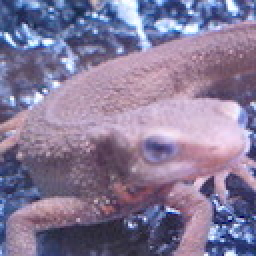
//> input picture assets/imori.jpg, 128 x 128 px (shown 2 times larger)
$ ./guided_filter_dehazing_test   (built with g++ and OpenCV 4)
//> lines starting //> are read from the running program, lines starting //| are printed output that depends on the picture
#include <iostream>
#include <vector>
#include <string>
#include <chrono>
#include <iomanip>
#include <filesystem>
#include <opencv2/opencv.hpp>
#include "advanced/defogging/guided_filter_dehazing.hpp"

using namespace std;
using namespace cv;

int main(int argc, char** argv) {
    cout << "=== Guided Filter Defogging Algorithm Test ===" << endl;

    filesystem::create_directories("output/guided_filter_dehazing");

    string image_path = (argc > 1) ? argv[1] : "assets/imori.jpg";
    Mat src = imread(image_path);
//> src is the input picture: 128 rows x 128 cols, CV_8UC3; mean B, G, R 152.8, 121.8, 134.1
    if (src.empty()) {
        cerr << "Error: Cannot load image " << image_path << endl;
        return -1;
    }

    int rows = src.rows;
//> rows = 128
    int cols = src.cols;
//> cols = 128

    // 创建雾霾测试图像
    Mat hazy_image = src.clone();
    Mat depth_map = Mat::zeros(rows, cols, CV_32F);

    for (int i = 0; i < rows; ++i) {
        for (int j = 0; j < cols; ++j) {
            double distance = sqrt((i - rows/2) * (i - rows/2) + (j - cols/2) * (j - cols/2));
            double max_distance = sqrt((rows/2) * (rows/2) + (cols/2) * (cols/2));
            depth_map.at<float>(i, j) = distance / max_distance;
        }
    }
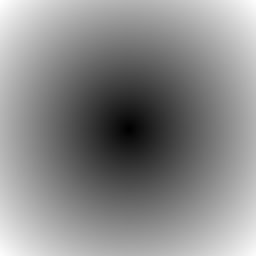
//> depth_map: 128 rows x 128 cols, CV_32FC1 (shown 2 times larger); min 0, max 1, mean 0.541

    double beta = 0.8;
    Vec3d A(255, 255, 255);

    Mat hazy_float;
    hazy_image.convertTo(hazy_float, CV_32F);
    vector<Mat> channels(3);
    split(hazy_float, channels);
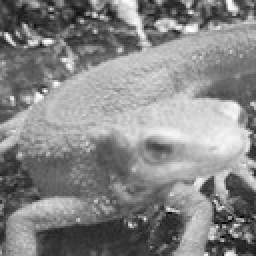
//> channels[2]: 128 rows x 128 cols, CV_32FC1 (shown 2 times larger); min 0, max 255, mean 134.1

    for (int c = 0; c < 3; ++c) {
        for (int i = 0; i < rows; ++i) {
            for (int j = 0; j < cols; ++j) {
                float t = exp(-beta * depth_map.at<float>(i, j));
                channels[c].at<float>(i, j) = channels[c].at<float>(i, j) * t + A[c] * (1 - t);
            }
        }
    }
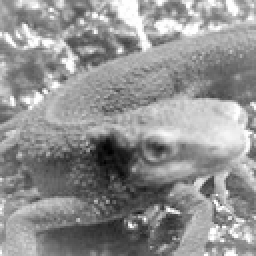
//> channels[0]: 128 rows x 128 cols, CV_32FC1 (shown 2 times larger); min 99.95, max 255, mean 188.6; drawn with min black and max white
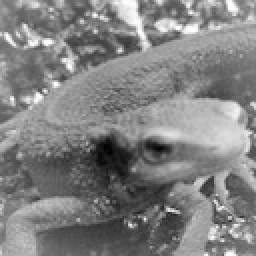
//> channels[1]: 128 rows x 128 cols, CV_32FC1 (shown 2 times larger); min 79.34, max 255, mean 168.8; drawn with min black and max white
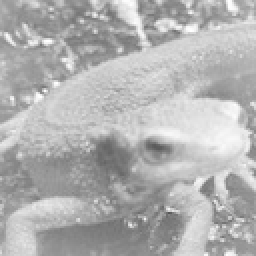
//> channels[2]: 128 rows x 128 cols, CV_32FC1 (shown 2 times larger); min 85.97, max 255, mean 178.1

    merge(channels, hazy_float);
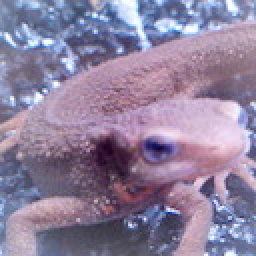
//> hazy_float: 128 rows x 128 cols, CV_32FC3 (shown 2 times larger); mean B, G, R 188.6, 168.8, 178.1; drawn with min black and max white
    hazy_float.convertTo(hazy_image, CV_8U);
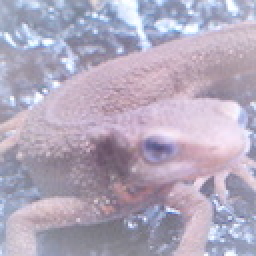
//> hazy_image: 128 rows x 128 cols, CV_8UC3 (shown 2 times larger); mean B, G, R 188.6, 168.8, 178.1

    // 性能测试
    Mat dst_guided, dst_kaiming_he;

    auto start = chrono::high_resolution_clock::now();
//> (the run ends here: the program needs code that is not available in this run, at `ip101::advanced::guided_filter_defogging(hazy_image, dst_guided, 15, 0..`)

$ run again, with assets/1.jpg copied over assets/imori.jpg
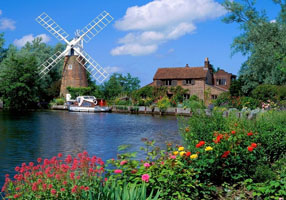
//> input picture assets/1.jpg, 286 x 200 px
//> src is the input picture: 200 rows x 286 cols, CV_8UC3; mean B, G, R 112.6, 108.2, 82.1
//> after the loop `for (int c = 0; c < 3; ++c)`:
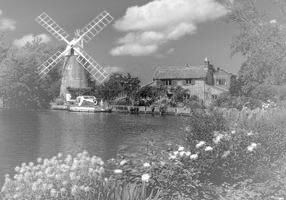
//> channels[2]: 200 rows x 286 cols, CV_32FC1; min 5.78, max 255, mean 142.5
//> `merge(channels, hazy_float);`:
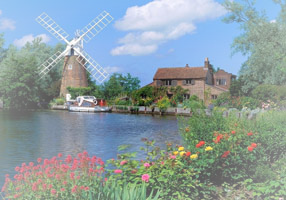
//> hazy_float: 200 rows x 286 cols, CV_32FC3; mean B, G, R 162.1, 159, 142.5

$ run again, with assets/3.jpg copied over assets/imori.jpg
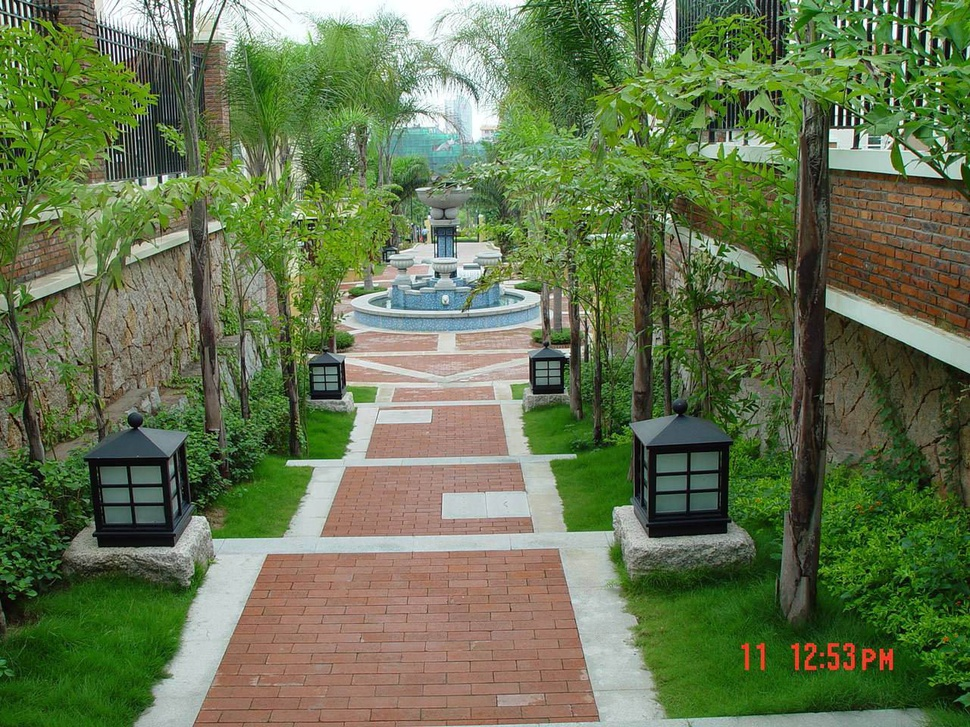
//> input picture assets/3.jpg, 970 x 727 px, shrunk from 1280 x 960 before the run
//> src is the input picture: 727 rows x 970 cols, CV_8UC3; mean B, G, R 79.4, 116.8, 101.5
//> after the loop `for (int c = 0; c < 3; ++c)`:
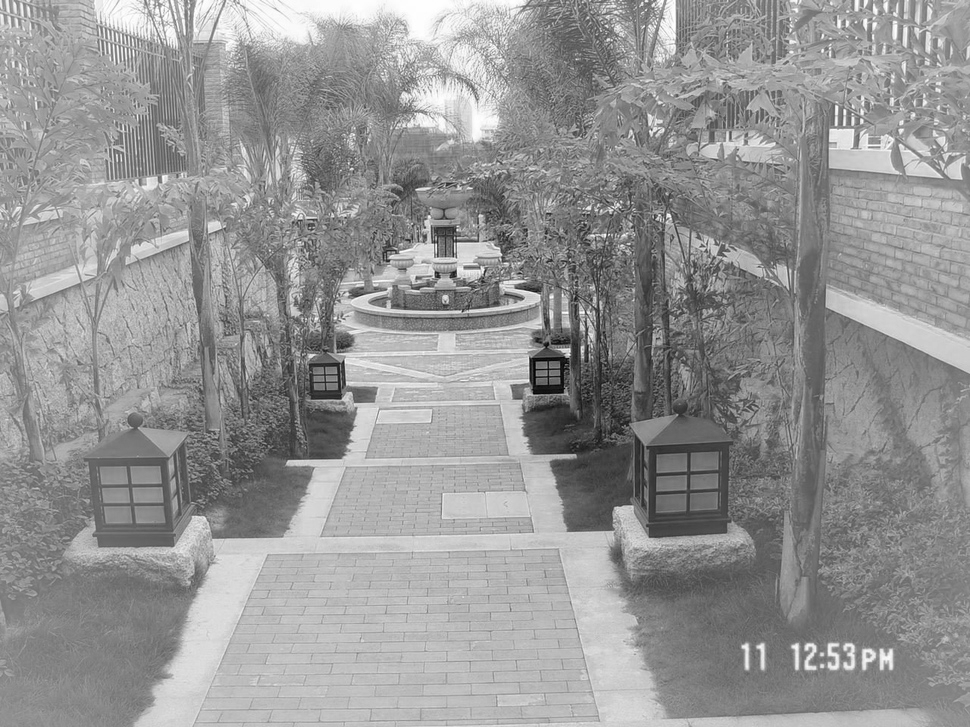
//> channels[2]: 727 rows x 970 cols, CV_32FC1; min 15.98, max 255, mean 155.8; drawn with min black and max white
//> `merge(channels, hazy_float);`:
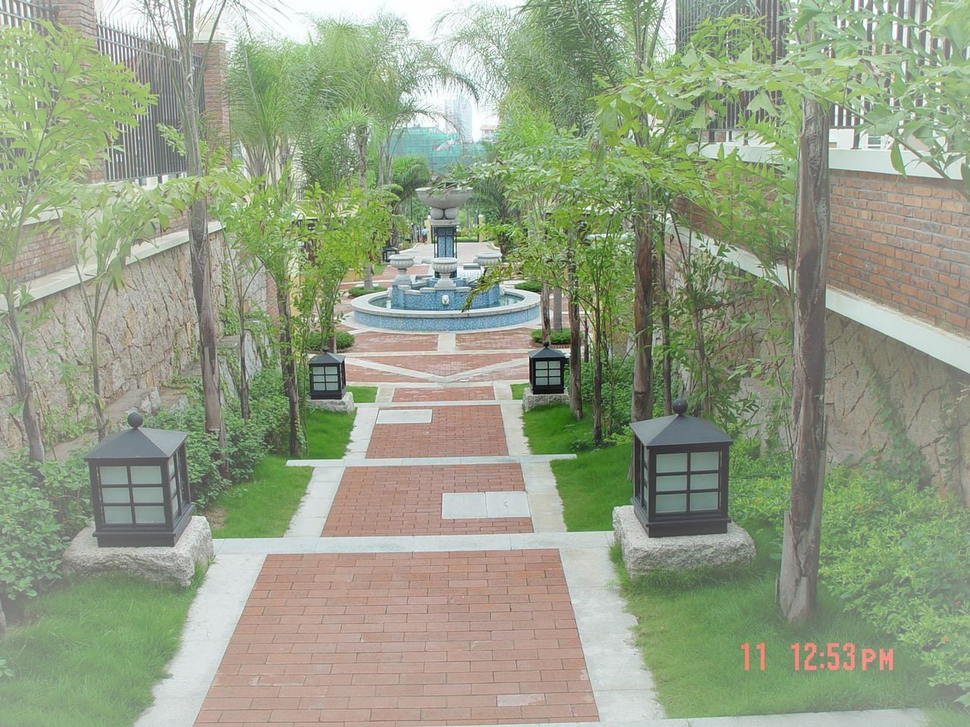
//> hazy_float: 727 rows x 970 cols, CV_32FC3; mean B, G, R 141.3, 165.3, 155.8; drawn with min black and max white

$ run again, with assets/2.png saved as assets/imori.jpg
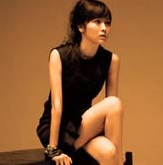
//> input picture assets/2.png, 163 x 165 px
//> src is the input picture: 165 rows x 163 cols, CV_8UC3; mean B, G, R 52.6, 95.2, 148
//> `merge(channels, hazy_float);`:
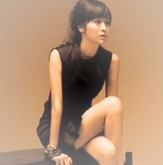
//> hazy_float: 165 rows x 163 cols, CV_32FC3; mean B, G, R 121.7, 148.8, 182.5
